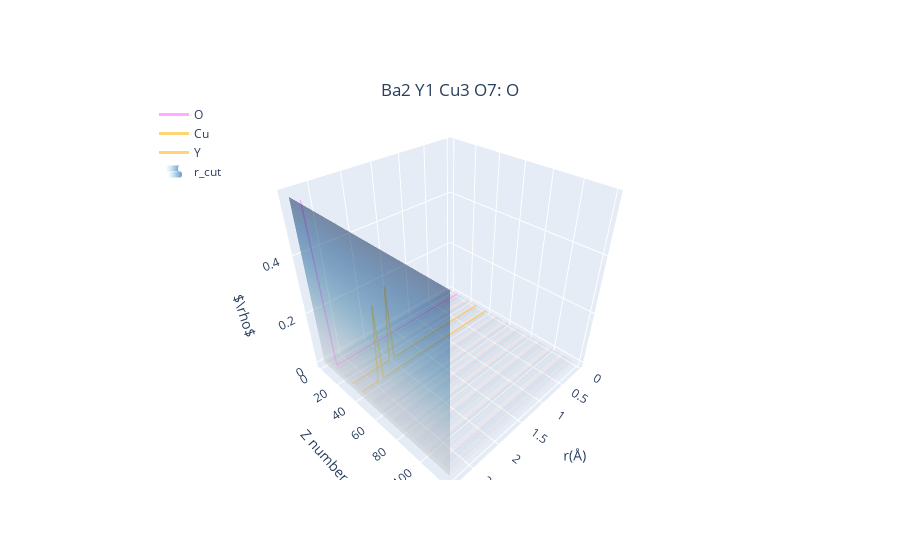

The code cell stored with this chart in its notebook:
### Code cell
data = slef.results["O"][10]  # type: ignore
# warning: the "1" is a sub indice of Dict[Dict], 
# don't use number to get value like this, please use iterator
r = slef.r
fig_rdf = le.single_atom_rdf_plot(r, data=data, title= f"{slef.S.formula}: O")
fig = le.rcut_plot(r=r, rcut=slef.rcut, rdf_fig=fig_rdf, z_max=np.max(data))
fig.show()
